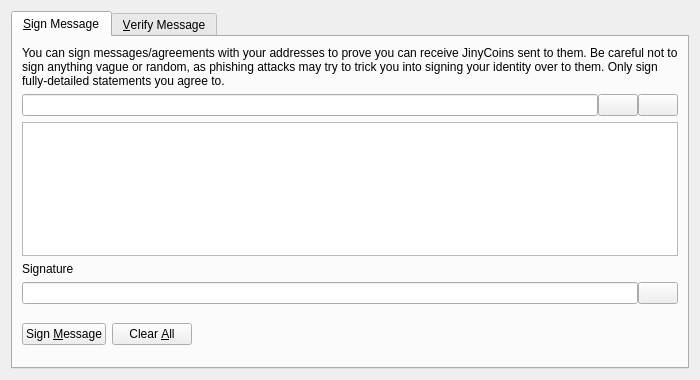
<?xml version="1.0" encoding="UTF-8"?>
<ui version="4.0">
 <class>SignVerifyMessageDialog</class>
 <widget class="QDialog" name="SignVerifyMessageDialog">
  <property name="geometry">
   <rect>
    <x>0</x>
    <y>0</y>
    <width>700</width>
    <height>380</height>
   </rect>
  </property>
  <property name="windowTitle">
   <string>Signatures - Sign / Verify a Message</string>
  </property>
  <property name="modal">
   <bool>true</bool>
  </property>
  <layout class="QVBoxLayout" name="verticalLayout">
   <item>
    <widget class="QTabWidget" name="tabWidget">
     <property name="currentIndex">
      <number>0</number>
     </property>
     <widget class="QWidget" name="tabSignMessage">
      <attribute name="title">
       <string>&amp;Sign Message</string>
      </attribute>
      <layout class="QVBoxLayout" name="verticalLayout_SM">
       <item>
        <widget class="QLabel" name="infoLabel_SM">
         <property name="text">
          <string>You can sign messages/agreements with your addresses to prove you can receive JinyCoins sent to them. Be careful not to sign anything vague or random, as phishing attacks may try to trick you into signing your identity over to them. Only sign fully-detailed statements you agree to.</string>
         </property>
         <property name="textFormat">
          <enum>Qt::PlainText</enum>
         </property>
         <property name="wordWrap">
          <bool>true</bool>
         </property>
        </widget>
       </item>
       <item>
        <layout class="QHBoxLayout" name="horizontalLayout_1_SM">
         <property name="spacing">
          <number>0</number>
         </property>
         <item>
          <widget class="QValidatedLineEdit" name="addressIn_SM">
           <property name="toolTip">
            <string>The JinyCoin address to sign the message with</string>
           </property>
          </widget>
         </item>
         <item>
          <widget class="QPushButton" name="addressBookButton_SM">
           <property name="toolTip">
            <string>Choose previously used address</string>
           </property>
           <property name="text">
            <string/>
           </property>
           <property name="icon">
            <iconset resource="../bitcoin.qrc">
             <normaloff>:/icons/address-book</normaloff>:/icons/address-book</iconset>
           </property>
           <property name="shortcut">
            <string>Alt+A</string>
           </property>
           <property name="autoDefault">
            <bool>false</bool>
           </property>
          </widget>
         </item>
         <item>
          <widget class="QPushButton" name="pasteButton_SM">
           <property name="toolTip">
            <string>Paste address from clipboard</string>
           </property>
           <property name="text">
            <string/>
           </property>
           <property name="icon">
            <iconset resource="../bitcoin.qrc">
             <normaloff>:/icons/editpaste</normaloff>:/icons/editpaste</iconset>
           </property>
           <property name="shortcut">
            <string>Alt+P</string>
           </property>
           <property name="autoDefault">
            <bool>false</bool>
           </property>
          </widget>
         </item>
        </layout>
       </item>
       <item>
        <widget class="QPlainTextEdit" name="messageIn_SM">
         <property name="toolTip">
          <string>Enter the message you want to sign here</string>
         </property>
        </widget>
       </item>
       <item>
        <widget class="QLabel" name="signatureLabel_SM">
         <property name="text">
          <string>Signature</string>
         </property>
         <property name="textFormat">
          <enum>Qt::PlainText</enum>
         </property>
        </widget>
       </item>
       <item>
        <layout class="QHBoxLayout" name="horizontalLayout_2_SM">
         <property name="spacing">
          <number>0</number>
         </property>
         <item>
          <widget class="QLineEdit" name="signatureOut_SM">
           <property name="font">
            <font>
             <italic>true</italic>
            </font>
           </property>
           <property name="readOnly">
            <bool>true</bool>
           </property>
          </widget>
         </item>
         <item>
          <widget class="QPushButton" name="copySignatureButton_SM">
           <property name="toolTip">
            <string>Copy the current signature to the system clipboard</string>
           </property>
           <property name="text">
            <string/>
           </property>
           <property name="icon">
            <iconset resource="../bitcoin.qrc">
             <normaloff>:/icons/editcopy</normaloff>:/icons/editcopy</iconset>
           </property>
           <property name="autoDefault">
            <bool>false</bool>
           </property>
          </widget>
         </item>
        </layout>
       </item>
       <item>
        <layout class="QHBoxLayout" name="horizontalLayout_3_SM">
         <item>
          <widget class="QPushButton" name="signMessageButton_SM">
           <property name="toolTip">
            <string>Sign the message to prove you own this JinyCoin address</string>
           </property>
           <property name="text">
            <string>Sign &amp;Message</string>
           </property>
           <property name="icon">
            <iconset resource="../bitcoin.qrc">
             <normaloff>:/icons/edit</normaloff>:/icons/edit</iconset>
           </property>
           <property name="autoDefault">
            <bool>false</bool>
           </property>
          </widget>
         </item>
         <item>
          <widget class="QPushButton" name="clearButton_SM">
           <property name="toolTip">
            <string>Reset all sign message fields</string>
           </property>
           <property name="text">
            <string>Clear &amp;All</string>
           </property>
           <property name="icon">
            <iconset resource="../bitcoin.qrc">
             <normaloff>:/icons/remove</normaloff>:/icons/remove</iconset>
           </property>
           <property name="autoDefault">
            <bool>false</bool>
           </property>
          </widget>
         </item>
         <item>
          <spacer name="horizontalSpacer_1_SM">
           <property name="orientation">
            <enum>Qt::Horizontal</enum>
           </property>
           <property name="sizeHint" stdset="0">
            <size>
             <width>40</width>
             <height>48</height>
            </size>
           </property>
          </spacer>
         </item>
         <item>
          <widget class="QLabel" name="statusLabel_SM">
           <property name="font">
            <font>
             <weight>75</weight>
             <bold>true</bold>
            </font>
           </property>
           <property name="text">
            <string/>
           </property>
           <property name="wordWrap">
            <bool>true</bool>
           </property>
          </widget>
         </item>
         <item>
          <spacer name="horizontalSpacer_2_SM">
           <property name="orientation">
            <enum>Qt::Horizontal</enum>
           </property>
           <property name="sizeHint" stdset="0">
            <size>
             <width>40</width>
             <height>48</height>
            </size>
           </property>
          </spacer>
         </item>
        </layout>
       </item>
      </layout>
     </widget>
     <widget class="QWidget" name="tabVerifyMessage">
      <attribute name="title">
       <string>&amp;Verify Message</string>
      </attribute>
      <layout class="QVBoxLayout" name="verticalLayout_VM">
       <item>
        <widget class="QLabel" name="infoLabel_VM">
         <property name="text">
          <string>Enter the receiver's address, message (ensure you copy line breaks, spaces, tabs, etc. exactly) and signature below to verify the message. Be careful not to read more into the signature than what is in the signed message itself, to avoid being tricked by a man-in-the-middle attack. Note that this only proves the signing party receives with the address, it cannot prove sendership of any transaction!</string>
         </property>
         <property name="textFormat">
          <enum>Qt::PlainText</enum>
         </property>
         <property name="alignment">
          <set>Qt::AlignLeading|Qt::AlignLeft|Qt::AlignTop</set>
         </property>
         <property name="wordWrap">
          <bool>true</bool>
         </property>
        </widget>
       </item>
       <item>
        <layout class="QHBoxLayout" name="horizontalLayout_1_VM">
         <property name="spacing">
          <number>0</number>
         </property>
         <item>
          <widget class="QValidatedLineEdit" name="addressIn_VM">
           <property name="toolTip">
            <string>The JinyCoin address the message was signed with</string>
           </property>
          </widget>
         </item>
         <item>
          <widget class="QPushButton" name="addressBookButton_VM">
           <property name="toolTip">
            <string>Choose previously used address</string>
           </property>
           <property name="text">
            <string/>
           </property>
           <property name="icon">
            <iconset resource="../bitcoin.qrc">
             <normaloff>:/icons/address-book</normaloff>:/icons/address-book</iconset>
           </property>
           <property name="shortcut">
            <string>Alt+A</string>
           </property>
           <property name="autoDefault">
            <bool>false</bool>
           </property>
          </widget>
         </item>
        </layout>
       </item>
       <item>
        <widget class="QPlainTextEdit" name="messageIn_VM"/>
       </item>
       <item>
        <widget class="QValidatedLineEdit" name="signatureIn_VM"/>
       </item>
       <item>
        <layout class="QHBoxLayout" name="horizontalLayout_2_VM">
         <item>
          <widget class="QPushButton" name="verifyMessageButton_VM">
           <property name="toolTip">
            <string>Verify the message to ensure it was signed with the specified JinyCoin address</string>
           </property>
           <property name="text">
            <string>Verify &amp;Message</string>
           </property>
           <property name="icon">
            <iconset resource="../bitcoin.qrc">
             <normaloff>:/icons/transaction_0</normaloff>:/icons/transaction_0</iconset>
           </property>
           <property name="autoDefault">
            <bool>false</bool>
           </property>
          </widget>
         </item>
         <item>
          <widget class="QPushButton" name="clearButton_VM">
           <property name="toolTip">
            <string>Reset all verify message fields</string>
           </property>
           <property name="text">
            <string>Clear &amp;All</string>
           </property>
           <property name="icon">
            <iconset resource="../bitcoin.qrc">
             <normaloff>:/icons/remove</normaloff>:/icons/remove</iconset>
           </property>
           <property name="autoDefault">
            <bool>false</bool>
           </property>
          </widget>
         </item>
         <item>
          <spacer name="horizontalSpacer_1_VM">
           <property name="orientation">
            <enum>Qt::Horizontal</enum>
           </property>
           <property name="sizeHint" stdset="0">
            <size>
             <width>40</width>
             <height>48</height>
            </size>
           </property>
          </spacer>
         </item>
         <item>
          <widget class="QLabel" name="statusLabel_VM">
           <property name="font">
            <font>
             <weight>75</weight>
             <bold>true</bold>
            </font>
           </property>
           <property name="text">
            <string/>
           </property>
           <property name="wordWrap">
            <bool>true</bool>
           </property>
          </widget>
         </item>
         <item>
          <spacer name="horizontalSpacer_2_VM">
           <property name="orientation">
            <enum>Qt::Horizontal</enum>
           </property>
           <property name="sizeHint" stdset="0">
            <size>
             <width>40</width>
             <height>48</height>
            </size>
           </property>
          </spacer>
         </item>
        </layout>
       </item>
      </layout>
     </widget>
    </widget>
   </item>
  </layout>
 </widget>
 <customwidgets>
  <customwidget>
   <class>QValidatedLineEdit</class>
   <extends>QLineEdit</extends>
   <header>qt/qvalidatedlineedit.h</header>
  </customwidget>
 </customwidgets>
 <resources>
  <include location="../bitcoin.qrc"/>
 </resources>
 <connections/>
</ui>
